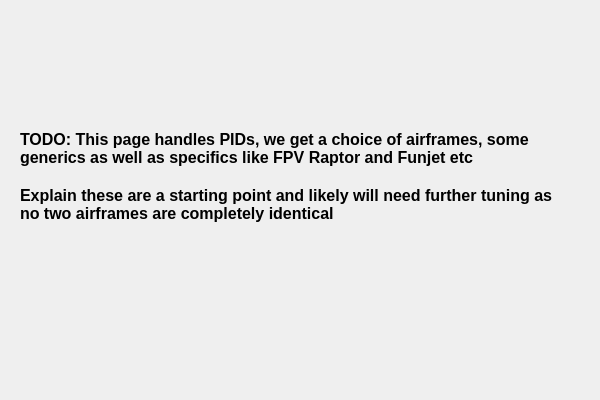
<?xml version="1.0" encoding="UTF-8"?>
<ui version="4.0">
 <class>AirframeStabFixedwingPage</class>
 <widget class="QWizardPage" name="AirframeStabFixedwingPage">
  <property name="geometry">
   <rect>
    <x>0</x>
    <y>0</y>
    <width>600</width>
    <height>400</height>
   </rect>
  </property>
  <property name="windowTitle">
   <string>WizardPage</string>
  </property>
  <widget class="QLabel" name="label_2">
   <property name="geometry">
    <rect>
     <x>20</x>
     <y>130</y>
     <width>551</width>
     <height>191</height>
    </rect>
   </property>
   <property name="text">
    <string>&lt;!DOCTYPE HTML PUBLIC &quot;-//W3C//DTD HTML 4.0//EN&quot; &quot;http://www.w3.org/TR/REC-html40/strict.dtd&quot;&gt;
&lt;html&gt;&lt;head&gt;&lt;meta name=&quot;qrichtext&quot; content=&quot;1&quot; /&gt;&lt;style type=&quot;text/css&quot;&gt;
p, li { white-space: pre-wrap; }
&lt;/style&gt;&lt;/head&gt;&lt;body style=&quot; font-family:'MS Shell Dlg 2'; font-size:8pt; font-weight:400; font-style:normal;&quot;&gt;
&lt;p style=&quot; margin-top:0px; margin-bottom:0px; margin-left:0px; margin-right:0px; -qt-block-indent:0; text-indent:0px;&quot;&gt;&lt;span style=&quot; font-size:12pt; font-weight:600;&quot;&gt;TODO: This page handles PIDs, we get a choice of airframes, some generics as well as specifics like FPV Raptor and Funjet etc&lt;/span&gt;&lt;/p&gt;
&lt;p style=&quot;-qt-paragraph-type:empty; margin-top:0px; margin-bottom:0px; margin-left:0px; margin-right:0px; -qt-block-indent:0; text-indent:0px; font-size:12pt; font-weight:600;&quot;&gt;&lt;br /&gt;&lt;/p&gt;
&lt;p style=&quot; margin-top:0px; margin-bottom:0px; margin-left:0px; margin-right:0px; -qt-block-indent:0; text-indent:0px;&quot;&gt;&lt;span style=&quot; font-size:12pt; font-weight:600;&quot;&gt;Explain these are a starting point and likely will need further tuning as no two airframes are completely identical &lt;/span&gt;&lt;/p&gt;
&lt;p style=&quot;-qt-paragraph-type:empty; margin-top:0px; margin-bottom:0px; margin-left:0px; margin-right:0px; -qt-block-indent:0; text-indent:0px;&quot;&gt;&lt;br /&gt;&lt;/p&gt;&lt;/body&gt;&lt;/html&gt;</string>
   </property>
   <property name="alignment">
    <set>Qt::AlignLeading|Qt::AlignLeft|Qt::AlignTop</set>
   </property>
   <property name="wordWrap">
    <bool>true</bool>
   </property>
  </widget>
 </widget>
 <resources/>
 <connections/>
</ui>
